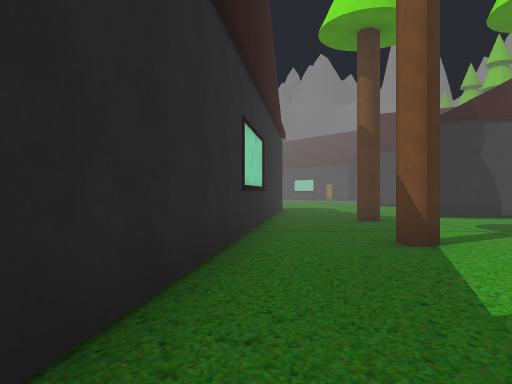
view 1 (above)

24 first-person views from a walk through a scene from a Unity 3-D project. The camera is 1.3 m above the floor, looks level and sees 70° across. Doors are open. The floor is counted in squares, 2 m on a side. Each view is taken from the middle of a square. On the plan, view 1 faces up. The plan holds only what a view shows up to about 11 squares ahead; the rest is blank. The place goes on beyond the plan. The player character is not drawn.

view 2
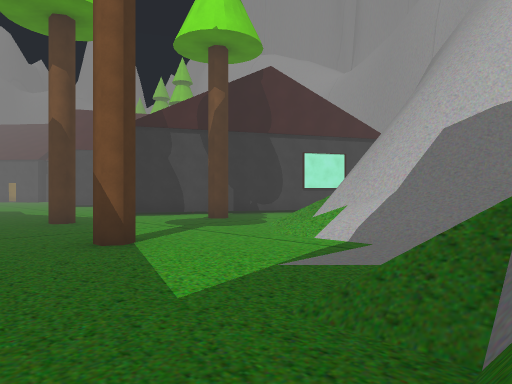

view 3
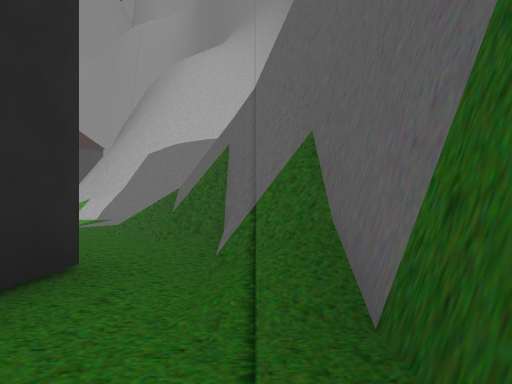

view 4
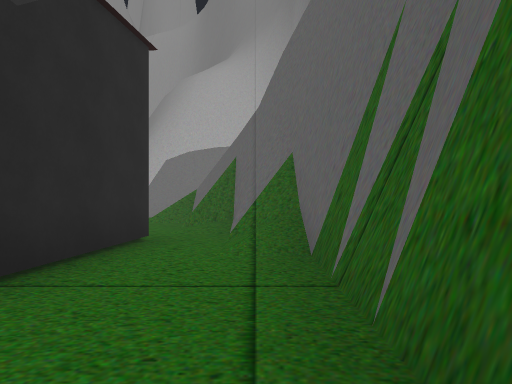

view 5
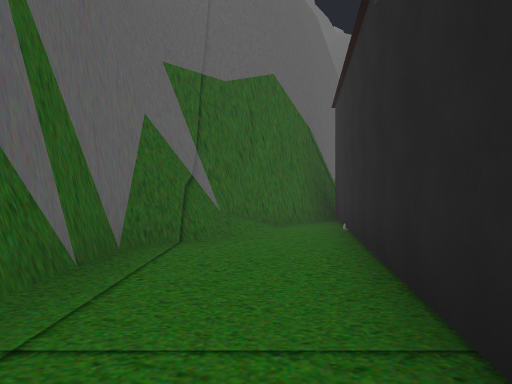

view 6
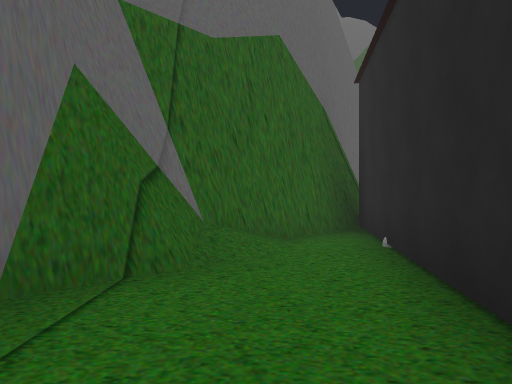

view 7
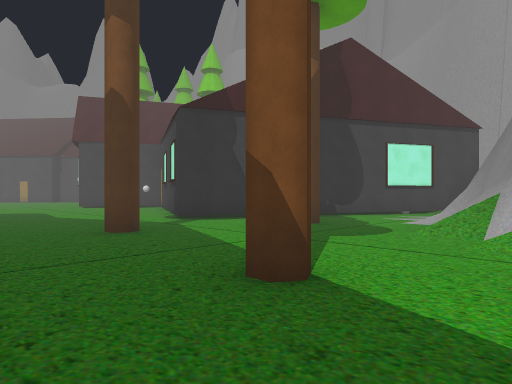

view 8
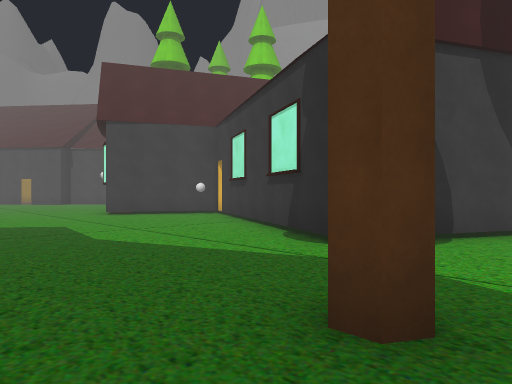

view 9
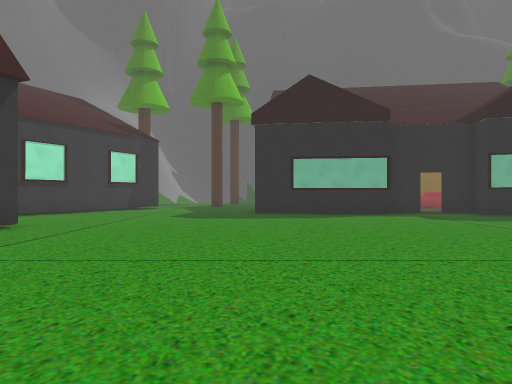

view 10
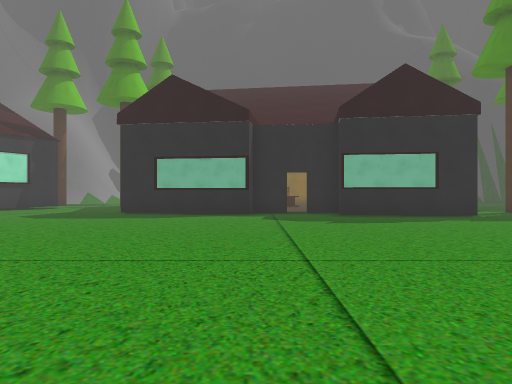

view 11
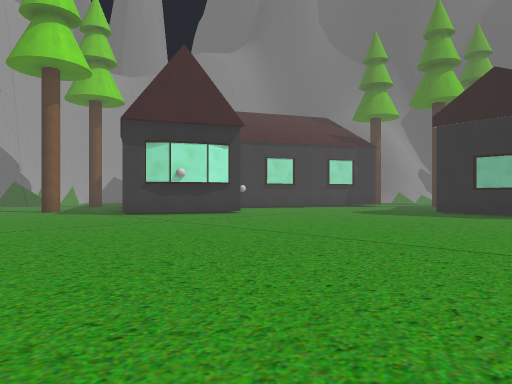

view 12
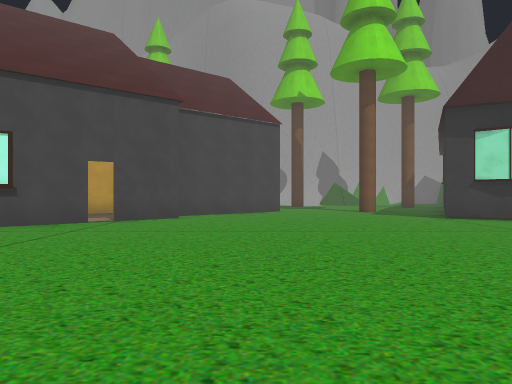

view 13
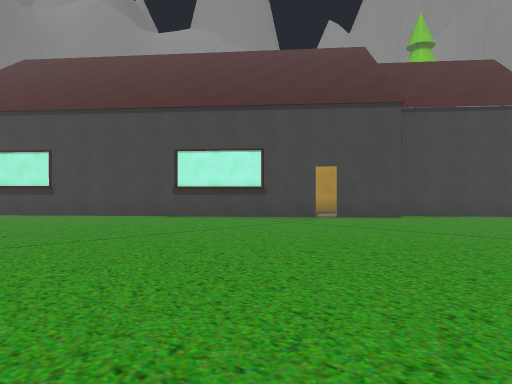

view 14
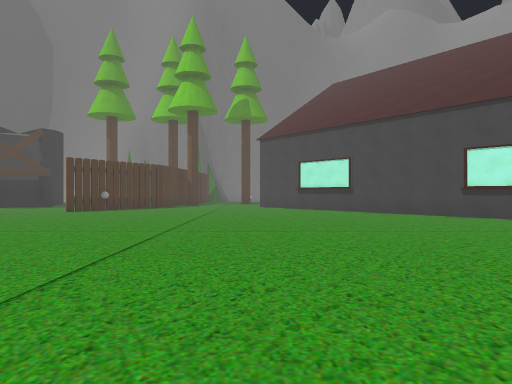

view 15
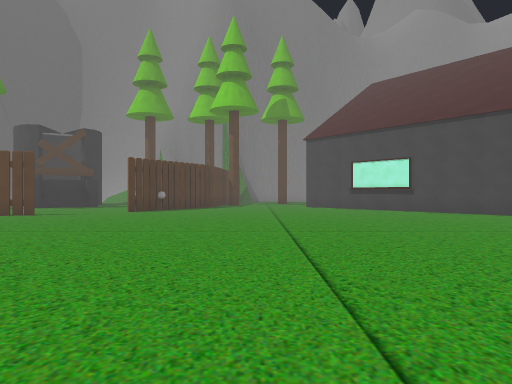

view 16
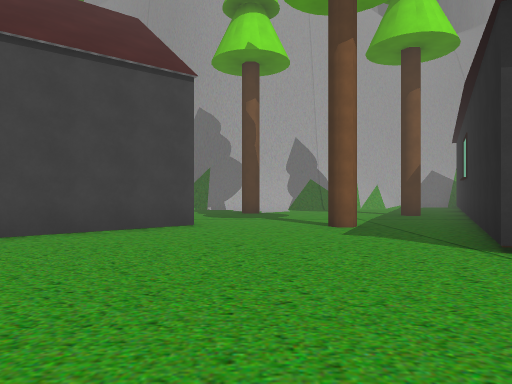

view 17
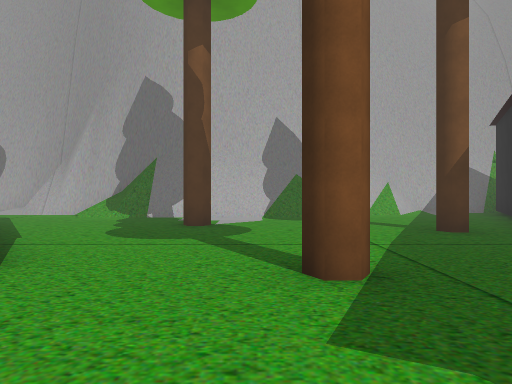

view 18
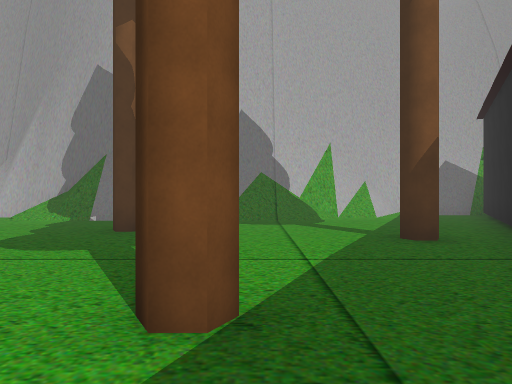

view 19
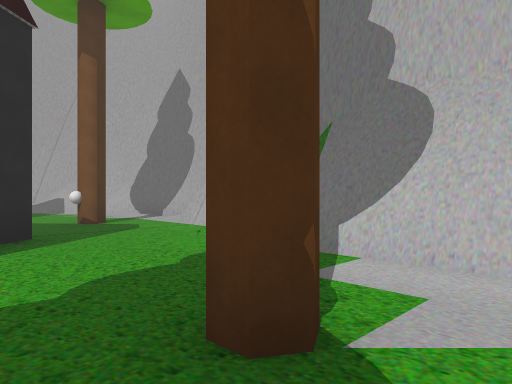

view 20
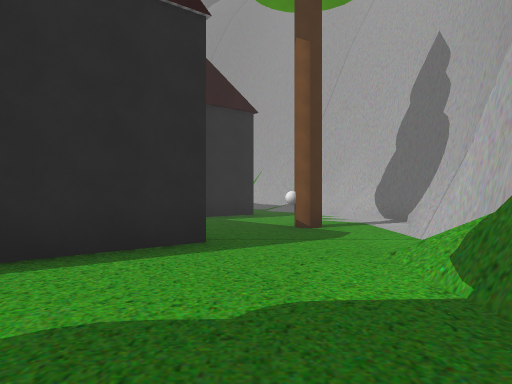

view 21
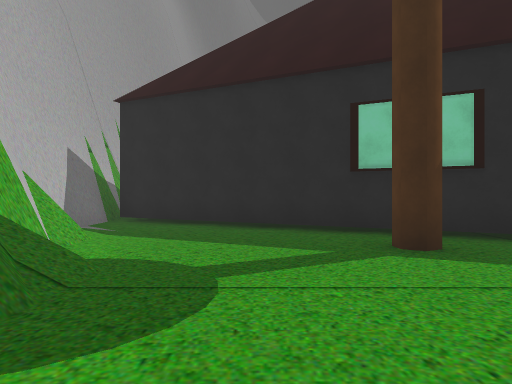

view 22
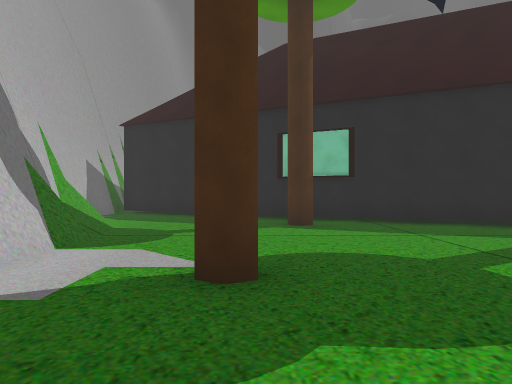

view 23
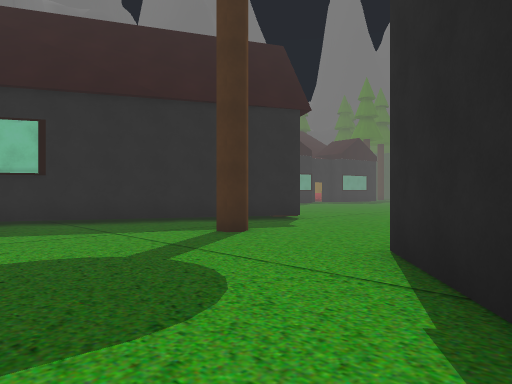

view 24
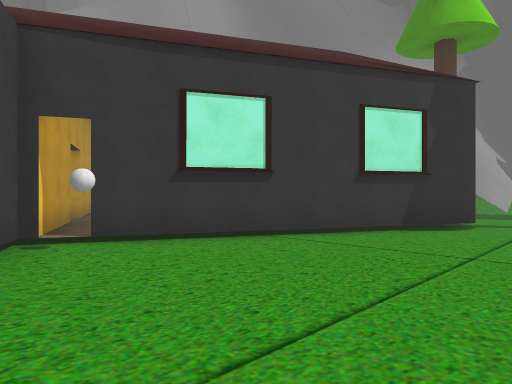

### Floor plan
Key: @ floor where view 1 was taken; # wall or solid block; . floor; / step, stairs or slope; D open door; = window, fence, low wall or low ledge; ^ raised ledge; T tree; B grey ball; H thing the floor can be seen under or through; O other object.
Columns run from 9 left of view 1 to 19 right of it. Each row starts with its distance up from view 1.
 34 ...........##          ##..#
 33 ............#          ....##
 32 .............#         ..O..#
 31 ..............    #    ..T..#
 30 ...............#..#    ..../
 29  ..............D        ...#
 28  ...............##    #....#
 27   ................#  #..../
 26    ................##.....#
 25    .......................#
 24     ...................T..#
 23     ......................#
 22     ...............T......#
 21    ............. #........##
 20   .............#^.HH..T....#
 19   .............   ..HH.....##
 18  ..............##   ..H#.../#
 17 ................B##     ##..#
 16 ................DD##     ## #
 15 ####............#. ..#     ##
 14     #D#####.....#.
 13            ....#O
 12            ....O
 11           ....#.
 10          #.....#
  9          #..T....###
  8          #.....T...##
  7          #..........#
  6          #......../ #
  5         #..T.../=####
  4          ...../###
  3         #...../#
  2 ###     #....//#
  1 ...#  ###../  /#
  0 #/.......@###
 -1 ###..../=##
 -2   ########

Positions as (right, up) in squares from view 1, and headings:
1: (0, 0), facing up
2: (0, 0), facing up-right
3: (-4, -1), facing right
4: (-6, -1), facing right
5: (-2, 0), facing left
6: (-4, 0), facing left
7: (0, 3), facing up-right
8: (1, 8), facing up-right
9: (1, 25), facing down
10: (-3, 25), facing down
11: (-3, 26), facing down-right
12: (-2, 26), facing right
13: (-2, 24), facing up-right
14: (-2, 23), facing up
15: (-4, 23), facing up
16: (3, 24), facing right
17: (7, 23), facing right
18: (8, 22), facing right
19: (13, 23), facing up-right
20: (15, 24), facing up
21: (15, 24), facing down
22: (14, 27), facing down
23: (14, 27), facing down-left
24: (3, 18), facing down-right
